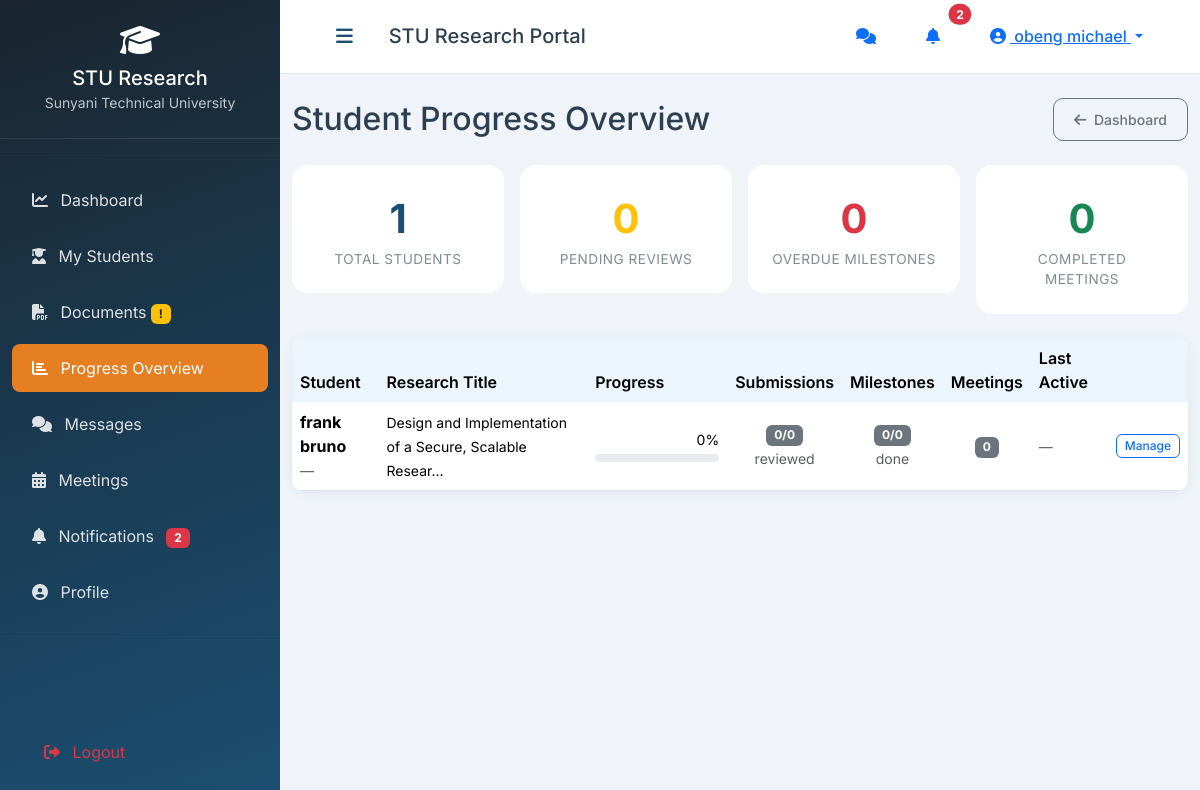
/supervisor/progress/ (signed in), run on the app's committed database.
### research/models.py (models this page shows, shortened)
class User(AbstractUser):
    ROLE_CHOICES = (
        ('admin', 'Administrator'),
        ('supervisor', 'Supervisor'),
        ('student', 'Student'),
    )
    role = models.CharField(max_length=20, choices=ROLE_CHOICES, default='student')
    student_id = models.CharField(max_length=50, unique=True, null=True, blank=True)
    phone = models.CharField(max_length=20, blank=True)
    department = models.CharField(max_length=100, blank=True)
    profile_pic = models.ImageField(upload_to='profile_pics/', null=True, blank=True)
    is_active = models.BooleanField(default=True)
    last_seen = models.DateTimeField(null=True, blank=True)

class Allocation(models.Model):
    STATUS_CHOICES = (
        ('active', 'Active'),
        ('completed', 'Completed'),
        ('terminated', 'Terminated'),
    )
    proposal = models.OneToOneField(
        Proposal, on_delete=models.CASCADE, related_name='allocation'
    )
    student = models.ForeignKey(
        User, on_delete=models.CASCADE,
        related_name='allocations_as_student',
        limit_choices_to={'role': 'student'}
    )
    supervisor = models.ForeignKey(
        User, on_delete=models.CASCADE,
        related_name='allocations_as_supervisor',
        limit_choices_to={'role': 'supervisor'}
    )
    allocated_by = models.ForeignKey(
        User, on_delete=models.SET_NULL, null=True,
        related_name='allocations_made'
    )
    match_score = models.FloatField(
        default=0.0,
        help_text="Cosine similarity score from chaotic allocation algorithm (0–1)"
    )
    allocation_date = models.DateTimeField(auto_now_add=True)
    status = models.CharField(max_length=20, choices=STATUS_CHOICES, default='active')
    notes = models.TextField(blank=True)

class Proposal(models.Model):
    STATUS_CHOICES = (
        ('draft', 'Draft'),
        ('submitted', 'Submitted'),
        ('under_review', 'Under Review'),
        ('approved', 'Approved'),
        ('rejected', 'Rejected'),
        ('revision_required', 'Revision Required'),
    )
    student = models.ForeignKey(
        User, on_delete=models.CASCADE,
        related_name='proposals',
        limit_choices_to={'role': 'student'}
    )
    title = models.CharField(max_length=500)
    abstract = models.TextField(blank=True)
    objectives = models.TextField(blank=True)
    methodology = models.TextField(blank=True)
    background = models.TextField(blank=True)
    expected_outcomes = models.TextField(blank=True)
    keywords = models.CharField(max_length=500, blank=True, help_text="Comma separated keywords")
    department = models.CharField(max_length=100, blank=True)
    program = models.CharField(max_length=100, blank=True)
    academic_year = models.CharField(max_length=20, blank=True)
    document = models.FileField(upload_to='proposals/', null=True, blank=True)
    status = models.CharField(max_length=30, choices=STATUS_CHOICES, default='draft')
    admin_comments = models.TextField(blank=True)
    submission_date = models.DateTimeField(null=True, blank=True)
    review_date = models.DateTimeField(null=True, blank=True)
    created_at = models.DateTimeField(auto_now_add=True)
    updated_at = models.DateTimeField(auto_now=True)

### research/views.py (the view)
# urls.py: path('supervisor/progress/', views.supervisor_progress_overview, name='supervisor_progress_overview'),
@login_required
@role_required('supervisor')
def supervisor_progress_overview(request):
    user = request.user
    allocations = list(
        Allocation.objects
        .filter(supervisor=user, status='active')
        .select_related('student', 'proposal')
        .order_by('student__first_name')
    )
    today = timezone.now().date()
    student_data = []
    for alloc in allocations:
        reports    = ProgressReport.objects.filter(allocation=alloc)
        milestones = Milestone.objects.filter(allocation=alloc)
        meetings   = Meeting.objects.filter(allocation=alloc, status='completed')
        avg_progress = int(
            reports.aggregate(Avg('percentage_complete'))['percentage_complete__avg'] or 0
        )
        overdue = milestones.filter(
            due_date__lt=today, status__in=['pending', 'in_progress']
        ).count()
        pending_docs = reports.filter(status='submitted').count()
        last_submission = reports.order_by('-submitted_at').first()
        student_data.append({
            'allocation':       alloc,
            'avg_progress':     avg_progress,
            'total_reports':    reports.count(),
            'reviewed_reports': reports.filter(status__in=['reviewed', 'approved']).count(),
            'total_milestones': milestones.count(),
            'done_milestones':  milestones.filter(status='completed').count(),
            'overdue':          overdue,
            'pending_docs':     pending_docs,
            'total_meetings':   meetings.count(),
            'last_submission':  last_submission,
        })
    context = {
        'student_data': student_data,
        'section':      'progress',
    }
    return render(request, 'research/supervisor/progress_overview.html', context)

### research/context_processors.py (called while the page is built)
def notification_count(request):
    if request.user.is_authenticated:
        notif_count = Notification.objects.filter(user=request.user, is_read=False).count()
        try:
            from .models import Message
            msg_count = Message.objects.filter(recipient=request.user, is_read=False).count()
        except Exception:
            msg_count = 0
        return {
            'unread_notification_count': notif_count,
            'unread_msg_count': msg_count,
        }
    return {'unread_notification_count': 0, 'unread_msg_count': 0}

def user_role(request):
    if request.user.is_authenticated:
        return {'user_role': request.user.role}
    return {'user_role': None}

### research/views.py (called while the page is built)
def role_required(*roles):
    def decorator(view_func):
        @wraps(view_func)
        def wrapper(request, *args, **kwargs):
            if not request.user.is_authenticated:
                messages.warning(request, 'Please log in to access this page.')
                return redirect('login')
            if request.user.role not in roles and not request.user.is_superuser:
                messages.error(request, 'You do not have permission to access this page.')
                return redirect('dashboard')
            return view_func(request, *args, **kwargs)
        return wrapper
    return decorator

### templates/research/supervisor/progress_overview.html (shortened to what this page needs)
{% extends 'base.html' %}
{% load static %}
{% block content %}
<div class="d-flex justify-content-between align-items-center mb-4">
    <h2 class="mb-0">Student Progress Overview</h2>
    <a href="{% url 'supervisor_dashboard' %}" class="btn btn-outline-secondary btn-sm">
        <i class="fas fa-arrow-left me-1"></i> Dashboard
    </a>
</div>
{% if not student_data %}
<div class="alert alert-info">No students assigned yet.</div>
{% else %}
<div class="row g-3 mb-4">
    {% with total=student_data|length %}
    <div class="col-md-3">
        <div class="stat-card">
            <div class="stat-number">{{ total }}</div>
            <div class="stat-label">Total Students</div>
        </div>
    </div>
    {% endwith %}
    <div class="col-md-3">
        <div class="stat-card">
            <div class="stat-number text-warning">
                {% for d in student_data %}{{ d.pending_docs|add:0 }}{% if not forloop.last %}+{% endif %}{% endfor %}
            </div>
            <div class="stat-label">Pending Reviews</div>
        </div>
    </div>
    <div class="col-md-3">
        <div class="stat-card">
            <div class="stat-number text-danger">
                {% for d in student_data %}{{ d.overdue }}{% if not forloop.last %}+{% endif %}{% endfor %}
            </div>
            <div class="stat-label">Overdue Milestones</div>
        </div>
    </div>
    <div class="col-md-3">
        <div class="stat-card">
            <div class="stat-number text-success">
                {% for d in student_data %}{{ d.total_meetings }}{% if not forloop.last %}+{% endif %}{% endfor %}
            </div>
            <div class="stat-label">Completed Meetings</div>
        </div>
    </div>
</div>
<div class="card">
    <div class="card-body p-0">
        <div class="table-responsive">
            <table class="table table-hover align-middle mb-0">
                <thead class="table-light">
                    <tr>
                        <th>Student</th>
                        <th>Research Title</th>
                        <th style="width:140px;">Progress</th>
                        <th>Submissions</th>
                        <th>Milestones</th>
                        <th>Meetings</th>
                        <th>Last Active</th>
                        <th></th>
                    </tr>
                </thead>
                <tbody>
                    {% for d in student_data %}
                    <tr>
                        <td>
                            <strong>{{ d.allocation.student.get_full_name|default:d.allocation.student.username }}</strong>
                            <br><small class="text-muted">{{ d.allocation.student.student_id|default:"—" }}</small>
                        </td>
                        <td><small>{{ d.allocation.proposal.title|truncatechars:55 }}</small></td>
                        <td>
                            <div class="d-flex justify-content-between small mb-1">
                                <span>{{ d.avg_progress }}%</span>
                            </div>
                            <div class="progress" style="height:8px;">
                            </div>
                        </td>
                        <td class="text-center">
                            <span class="badge bg-secondary">{{ d.reviewed_reports }}/{{ d.total_reports }}</span>
                            <br><small class="text-muted">reviewed</small>
                        </td>
                        <td class="text-center">
                            <span class="badge {% if d.overdue %}bg-danger{% else %}bg-secondary{% endif %}">
                                {{ d.done_milestones }}/{{ d.total_milestones }}
                            </span>
                            <br><small class="text-muted">done</small>
                        </td>
                        <td class="text-center">
                            <span class="badge bg-secondary">{{ d.total_meetings }}</span>
                        </td>
                        <td>
                            {% if d.last_submission %}
                            <small class="text-muted">{{ d.last_submission.submitted_at|date:"M d" }}</small>
                            {% else %}
                            <small class="text-muted">—</small>
                            {% endif %}
                        </td>
                        <td>
                            <a href="{% url 'supervisor_student_detail' d.allocation.student.id %}"
                               class="btn btn-xs btn-outline-primary">Manage</a>
                        </td>
                    </tr>
                    {% endfor %}
                </tbody>
            </table>
        </div>
    </div>
</div>
{% endif %}
{% endblock %}

### templates/base.html (shortened to what this page needs)
<!DOCTYPE html>
<html lang="en">
<head>
    <link href="https://cdn.jsdelivr.net/npm/bootstrap@5.3.2/dist/css/bootstrap.min.css" rel="stylesheet">
    <link rel="stylesheet" href="https://cdnjs.cloudflare.com/ajax/libs/font-awesome/6.5.0/css/all.min.css">
    {% load static %}
    <link rel="stylesheet" href="{% static 'css/custom.css' %}">
</head>
<body>
{% if user.is_authenticated %}{% include 'includes/sidebar.html' %}{% endif %}
<div class="main-content {% if user.is_authenticated %}with-sidebar{% endif %}">
    {% if user.is_authenticated %}
    <nav class="top-nav">
        <div class="container-fluid">
            <div class="d-flex justify-content-between align-items-center">
                <div class="d-flex align-items-center">
                    <button class="sidebar-toggle btn btn-link" id="sidebarToggle" aria-label="Toggle sidebar">
                        <i class="fas fa-bars"></i>
                    </button>
                    <h5 class="mb-0 ms-3 d-none d-md-block">STU Research Portal</h5>
                </div>
                <div class="d-flex align-items-center gap-2">
                    <a href="{% url 'conversation_list' %}" class="btn btn-link position-relative" title="Messages">
                        <i class="fas fa-comments"></i>
                    </a>
                    <div class="dropdown">
                        <button class="btn btn-link position-relative" type="button"
                                id="notifToggle" data-bs-toggle="dropdown"
                                aria-expanded="false" aria-label="Notifications">
                            <i class="fas fa-bell"></i>
                            <span id="notif-badge"
                                  class="position-absolute top-0 start-100 translate-middle badge rounded-pill bg-danger
                                         {% if not unread_notification_count %}d-none{% endif %}">
                                {{ unread_notification_count|default:"0" }}
                            </span>
                        </button>
                    </div>
                    <div class="dropdown">
                        <button class="btn btn-link dropdown-toggle" type="button" data-bs-toggle="dropdown">
                            <i class="fas fa-user-circle me-1"></i>
                            <span class="d-none d-md-inline">{{ user.get_full_name|default:user.username }}</span>
                        </button>
                    </div>
                </div>
            </div>
        </div>
    </nav>
    {% endif %}
    <main class="py-4">
        <div class="container-fluid">
            {% block content %}{% endblock %}
        </div>
    </main>
</div>
<div id="toast-container" class="toast-container position-fixed bottom-0 end-0 p-3" style="z-index:1200;"></div>
</body>
</html>

### research/static/css/custom.css (style rules this page uses)
:root { --primary: #1B4F72; --primary-dark: #0D3B5E; --primary-light: #2E86C1; --secondary: #2980B9; --accent: #E67E22; --success: #27AE60; --danger: #E74C3C; --warning: #F39C12; --light: #EBF5FB; --dark: #1A252F; --gray: #7F8C8D; --border: #D5E8F0; }
* { margin: 0; padding: 0; box-sizing: border-box; }
body { font-family: 'Inter', sans-serif; background: #F0F4F8; color: #2C3E50; }
.main-content { margin-left: 280px; transition: all 0.3s ease; min-height: 100vh; }
.top-nav { background: white; padding: 12px 24px; border-bottom: 1px solid var(--border); position: sticky; top: 0; z-index: 999; }
.sidebar-toggle { color: var(--primary); font-size: 1.2rem; background: transparent; border: none; }
.card { border: none; border-radius: 16px; box-shadow: 0 2px 12px rgba(27,79,114,0.08); transition: all 0.2s; }
.stat-card { background: white; border-radius: 16px; padding: 24px; text-align: center; transition: all 0.2s; }
.stat-card .stat-number { font-size: 2.5rem; font-weight: 700; color: var(--primary); }
.stat-card .stat-label { color: var(--gray); font-size: 0.85rem; text-transform: uppercase; letter-spacing: 0.5px; }
.btn { border-radius: 10px; padding: 10px 20px; font-weight: 500; }
.table { background: white; border-radius: 12px; overflow: hidden; }
.table th { background: var(--light); border-bottom: none; font-weight: 600; }
.toast-container { position: fixed; bottom: 20px; right: 20px; z-index: 1100; }
.btn-xs { padding: 2px 8px; font-size: .75rem; border-radius: 6px; }

### templates/base.html (style rules this page uses)
.btn-xs { padding: 2px 8px; font-size: .75rem; border-radius: 6px; }

### data on the page
User: get_full_name "obeng michael"
Allocation: pending_docs|add "0", overdue "0", total_meetings "0", allocation.student.get_full_name "frank bruno", allocation.student.student_id "—", allocation.proposal "Design and Implementation of a Secure, Scalable Resear…", avg_progress "0", reviewed_reports "0", total_reports "0", done_milestones "0", total_milestones "0"

### other printed values
{{ unread_notification_count }} "2"
{{ unread_notification_count|default:"0" }} "2"
{{ total }} "1"
